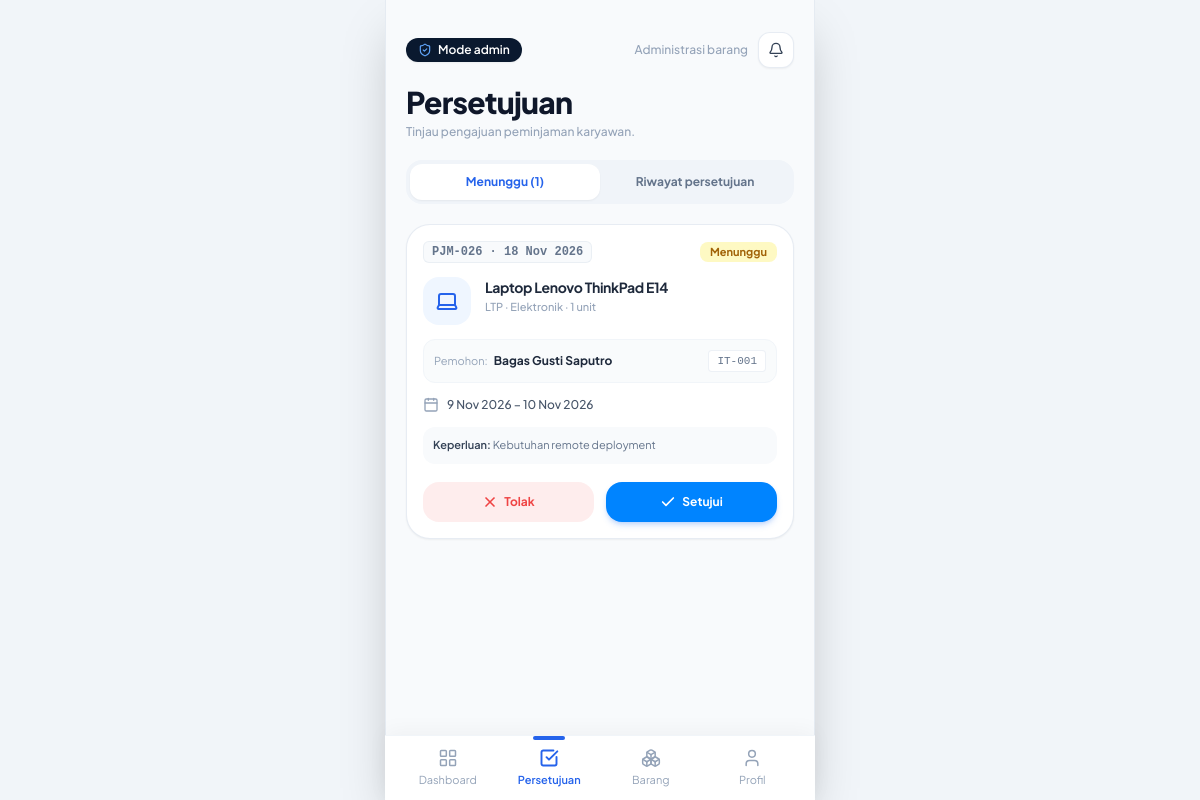
Page /persetujuan.php (signed in) on the committed database.
### tables this page shows
CREATE TABLE IF NOT EXISTS `peminjaman` (
    `id` INT AUTO_INCREMENT PRIMARY KEY,
    `kode_peminjaman` VARCHAR(50) NOT NULL UNIQUE,
    `user_id` INT NOT NULL,
    `barang_id` INT NOT NULL,
    `jumlah` INT NOT NULL DEFAULT 1,
    `tgl_pinjam` DATE NOT NULL,
    `tgl_kembali_rencana` DATE NOT NULL,
    `tgl_kembali_aktual` DATE DEFAULT NULL,
    `status` ENUM('menunggu', 'disetujui', 'ditolak', 'dikembalikan') NOT NULL DEFAULT 'menunggu',
    `alasan_pinjam` TEXT DEFAULT NULL,
    `alasan_tolak` TEXT DEFAULT NULL,
    `created_at` DATETIME DEFAULT CURRENT_TIMESTAMP,
    FOREIGN KEY (`user_id`) REFERENCES `users`(`id`) ON DELETE CASCADE,
    FOREIGN KEY (`barang_id`) REFERENCES `barang`(`id`) ON DELETE CASCADE
);

CREATE TABLE IF NOT EXISTS `users` (
    `id` INT AUTO_INCREMENT PRIMARY KEY,
    `username` VARCHAR(50) NOT NULL UNIQUE,
    `password` VARCHAR(255) NOT NULL,
    `nama_lengkap` VARCHAR(100) NOT NULL,
    `role` ENUM('admin', 'user') NOT NULL DEFAULT 'user',
    `id_karyawan` VARCHAR(50) NOT NULL,
    `email` VARCHAR(100) NOT NULL,
    `jabatan` VARCHAR(100) DEFAULT 'Staff',
    `foto` VARCHAR(255) DEFAULT NULL,
    `created_at` DATETIME DEFAULT CURRENT_TIMESTAMP
);

CREATE TABLE IF NOT EXISTS `barang` (
    `id` INT AUTO_INCREMENT PRIMARY KEY,
    `kode_barang` VARCHAR(50) NOT NULL UNIQUE,
    `nama_barang` VARCHAR(100) NOT NULL,
    `kategori_id` INT NOT NULL,
    `stok_total` INT NOT NULL DEFAULT 1,
    `stok_tersedia` INT NOT NULL DEFAULT 1,
    `ikon` VARCHAR(50) DEFAULT 'laptop',  
    `deskripsi` TEXT DEFAULT NULL,
    `created_at` DATETIME DEFAULT CURRENT_TIMESTAMP,
    FOREIGN KEY (`kategori_id`) REFERENCES `kategori`(`id`) ON DELETE CASCADE
);

CREATE TABLE IF NOT EXISTS `kategori` (
    `id` INT AUTO_INCREMENT PRIMARY KEY,
    `nama_kategori` VARCHAR(50) NOT NULL,
    `slug` VARCHAR(50) NOT NULL
);

### includes/auth_check.php (called while the page is built, shortened)
<?php
function format_tgl_pendek($date_str) {
    $timestamp = strtotime($date_str);
    $bulan = [
        1 => 'Jan', 'Feb', 'Mar', 'Apr', 'Mei', 'Jun',
        'Jul', 'Agu', 'Sep', 'Okt', 'Nov', 'Des'
    ];
    $tgl = date('j', $timestamp);
    $bln_nama = $bulan[(int)date('n', $timestamp)];
    $thn = date('Y', $timestamp);
    return "{$tgl} {$bln_nama} {$thn}";
}

### persetujuan.php (the view, shortened to what this page needs)
<?php
require_once __DIR__ . '/includes/auth_check.php';
$current_tab = $_GET['tab'] ?? 'menunggu';
$stmt_pending = $pdo->prepare("
    SELECT p.id as peminjaman_id, p.*,
           b.nama_barang, b.kode_barang, b.ikon, b.stok_tersedia,
           k.nama_kategori,
           u.*,
           p.id as id
    FROM peminjaman p
    JOIN barang b ON p.barang_id = b.id
    JOIN kategori k ON b.kategori_id = k.id
    JOIN users u ON p.user_id = u.id
    WHERE p.status = 'menunggu'
    ORDER BY p.id DESC
");
$stmt_pending->execute();
$pending_loans = $stmt_pending->fetchAll();
$pending_count = count($pending_loans);
require_once __DIR__ . '/includes/header.php';
?>
<div class="px-5 pt-8 pb-6 flex-1 flex flex-col">
    <div class="relative flex items-center justify-between mb-4">
        <span class="inline-flex items-center gap-1.5 px-3 py-1 rounded-xl bg-[#0a192f] text-white text-xs font-semibold shadow-sm">
            <i data-lucide="shield-check" class="w-3.5 h-3.5 text-blue-400"></i>
            <span>Mode admin</span>
        </span>
        <div class="flex items-center gap-2.5">
            <span class="text-xs text-slate-400 font-medium">Administrasi barang</span>
            <button
                type="button"
                id="notificationBtn"
                class="relative w-9 h-9 rounded-xl bg-white border border-slate-200/80 shadow-sm flex items-center justify-center text-slate-700 hover:text-blue-600 hover:border-blue-200 transition-all active:scale-95"
                title="Lonceng Notifikasi">
                <i data-lucide="bell" class="w-4 h-4"></i>
            </button>
        </div>
    </div>
    <div class="mb-5">
        <h1 class="text-3xl font-extrabold text-[#0f172a] tracking-tight">Persetujuan</h1>
        <p class="text-xs text-slate-400 font-medium mt-1">Tinjau pengajuan peminjaman karyawan.</p>
    </div>
    <div class="bg-[#f0f4f9] p-1 rounded-2xl flex items-center mb-5">
        <a href="persetujuan.php?tab=menunggu" class="flex-1 py-2.5 text-center text-xs font-bold rounded-xl transition-all <?= $current_tab === 'menunggu' ? 'bg-white text-blue-600 shadow-sm' : 'text-slate-500 hover:text-slate-700' ?>">
            Menunggu (<?= $pending_count ?>)
        </a>
        <a href="persetujuan.php?tab=riwayat" class="flex-1 py-2.5 text-center text-xs font-bold rounded-xl transition-all <?= $current_tab === 'riwayat' ? 'bg-white text-blue-600 shadow-sm' : 'text-slate-500 hover:text-slate-700' ?>">
            Riwayat persetujuan
        </a>
    </div>
    <?php if ($current_tab === 'menunggu'): ?>
        <div class="space-y-4 flex-1">
            <?php if (empty($pending_loans)): ?>
                <div class="bg-white rounded-3xl p-8 text-center text-slate-400 border border-slate-100 shadow-sm">
                    <i data-lucide="check-circle" class="w-10 h-10 mx-auto mb-2 opacity-50 text-emerald-500"></i>
                    <p class="text-xs font-semibold text-slate-700">Semua pengajuan telah ditinjau</p>
                    <p class="text-[11px] text-slate-400 mt-1">Tidak ada permohonan peminjaman yang menunggu saat ini.</p>
                    <div class="mt-4">
                        <a href="persetujuan.php?tab=riwayat" class="text-xs font-semibold text-blue-600 hover:underline inline-flex items-center gap-1">
                            <span>Lihat Riwayat Persetujuan</span>
                            <i data-lucide="arrow-right" class="w-3.5 h-3.5"></i>
                        </a>
                    </div>
                </div>
            <?php else: ?>
                <?php foreach ($pending_loans as $idx => $loan): ?>
                    <?php
                    $peminjam_nama = $loan['nama_lengkap'] ?? $loan['name'] ?? $loan['username'] ?? 'Karyawan';
                    $peminjam_id = $loan['id_karyawan'] ?? $loan['employee_id'] ?? 'IT-001';
                    $real_peminjaman_id = (int)$loan['peminjaman_id'];
                    ?>
                    <div class="bg-white p-4 rounded-3xl border border-slate-200/80 shadow-sm space-y-3.5 relative">
                        <div class="flex items-center justify-between text-xs">
                            <span class="font-mono text-slate-500 font-semibold bg-slate-50 px-2 py-0.5 rounded-md border border-slate-200/60">
                                <?= htmlspecialchars($loan['kode_peminjaman']) ?> · <?= format_tgl_pendek($loan['created_at']) ?>
                            </span>
                            <span class="bg-[#fef9c3] text-[#a16207] font-bold text-[11px] px-2.5 py-0.5 rounded-lg">
                                Menunggu
                            </span>
                        </div>
                        <div class="flex items-start gap-3.5">
                            <div class="w-12 h-12 rounded-2xl bg-blue-50 text-blue-600 flex items-center justify-center shrink-0">
                                <?php if ($loan['ikon'] === 'proyektor'): ?>
                                    <i data-lucide="projector" class="w-6 h-6"></i>
                                <?php elseif ($loan['ikon'] === 'mouse'): ?>
                                    <i data-lucide="mouse" class="w-6 h-6"></i>
                                <?php else: ?>
                                    <i data-lucide="laptop" class="w-6 h-6"></i>
                                <?php endif; ?>
                            </div>
                            <div class="flex-1 min-w-0">
                                <h3 class="font-bold text-slate-800 text-sm tracking-tight truncate"><?= htmlspecialchars($loan['nama_barang']) ?></h3>
                                <p class="text-[11px] text-slate-400 font-medium mt-0.5">
                                    <?= htmlspecialchars($loan['kode_barang']) ?> · <?= htmlspecialchars($loan['nama_kategori']) ?> · <?= $loan['jumlah'] ?> unit
                                </p>
                            </div>
                        </div>
                        <div class="p-2.5 rounded-xl bg-slate-50/80 border border-slate-100 flex items-center justify-between text-xs">
                            <div class="flex items-center gap-1.5">
                                <span class="text-slate-400 text-[11px]">Pemohon:</span>
                                <span class="font-bold text-slate-800"><?= htmlspecialchars($peminjam_nama) ?></span>
                            </div>
                            <span class="text-[11px] font-mono font-medium text-slate-500 bg-white px-2 py-0.5 rounded border border-slate-200/60"><?= htmlspecialchars($peminjam_id) ?></span>
                        </div>
                        <div class="flex items-center gap-2 text-xs text-slate-600">
                            <i data-lucide="calendar" class="w-4 h-4 text-slate-400"></i>
                            <span class="font-medium"><?= format_tgl_pendek($loan['tgl_pinjam']) ?> – <?= format_tgl_pendek($loan['tgl_kembali_rencana']) ?></span>
                        </div>
                        <?php if (!empty($loan['alasan_pinjam'])): ?>
                            <div class="text-[11px] bg-slate-50 p-2.5 rounded-xl text-slate-500">
                                <span class="font-semibold text-slate-700">Keperluan:</span> <?= htmlspecialchars($loan['alasan_pinjam']) ?>
                            </div>
                        <?php endif; ?>
                        <div class="flex items-center gap-3 pt-1">
                            <button
                                type="button"
                                onclick="openRejectModal(<?= $real_peminjaman_id ?>, '<?= htmlspecialchars(addslashes($loan['nama_barang'])) ?>', '<?= htmlspecialchars(addslashes($peminjam_nama)) ?>')"
                                class="flex-1 py-3 rounded-2xl bg-[#fee2e2]/60 hover:bg-[#fee2e2] active:scale-[0.99] text-[#ef4444] font-bold text-xs flex items-center justify-center gap-1.5 transition-all">
                                <i data-lucide="x" class="w-4 h-4 stroke-[2.5]"></i>
                                <span>Tolak</span>
                            </button>
                            <form action="api/persetujuan.php" method="POST" class="flex-1">
                                <button
                                    type="submit"
                                    class="w-full py-3 rounded-2xl bg-[#0084ff] hover:bg-blue-600 active:scale-[0.99] text-white font-bold text-xs flex items-center justify-center gap-1.5 shadow-md shadow-blue-500/25 transition-all">
                                    <i data-lucide="check" class="w-4 h-4 stroke-[2.5]"></i>
                                    <span>Setujui</span>
                                </button>
                            </form>
                        </div>
                    </div>
                <?php endforeach; ?>
            <?php endif; ?>
        </div>
    <?php endif; ?>
</div>
<?php require_once __DIR__ . '/includes/bottom_nav.php'; ?>
</body>
</html>

### assets/css/style.css (style rules this page uses)
* { -webkit-tap-highlight-color: transparent; }
body { background-color: #e2e8f0; }

### rows in the picture
peminjaman: kode_peminjaman "PJM-026", user.created_at "18 Nov 2026", barang.nama_barang "Laptop Lenovo ThinkPad E14", barang.kode_barang "LTP", kategori.nama_kategori "Elektronik", jumlah "1", user.nama_lengkap "Bagas Gusti Saputro", user.id_karyawan "IT-001", tgl_pinjam "9 Nov 2026", tgl_kembali_rencana "10 Nov 2026", alasan_pinjam "Kebutuhan remote deployment"

### other values in the picture
$pending_count "1"
